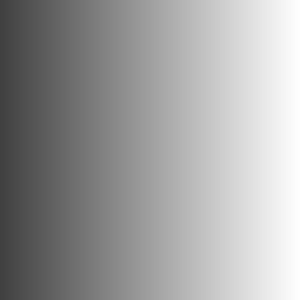
Frame 1 (no input)
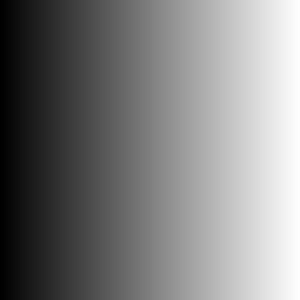
Frame 60 (no input)
Frame 120 (the mouse pressed at the canvas centre since frame 60): identical to frame 60, image omitted

The p5.js sketch that drew these frames (run headless with seeded random() and noise() and a simulated clock; from frame 60 on, the mouse is pressed at the canvas centre):

// p5.js sketch
// ── sketch.js
function setup() {
    createCanvas(300, 300);
}

function draw() {
    var brightness = 0;
    for (var x = 0; x < width; x++) {
    	stroke(brightness);
    	line(x, 0, x, height);
    	brightness = brightness + 255/width;
    }
}
